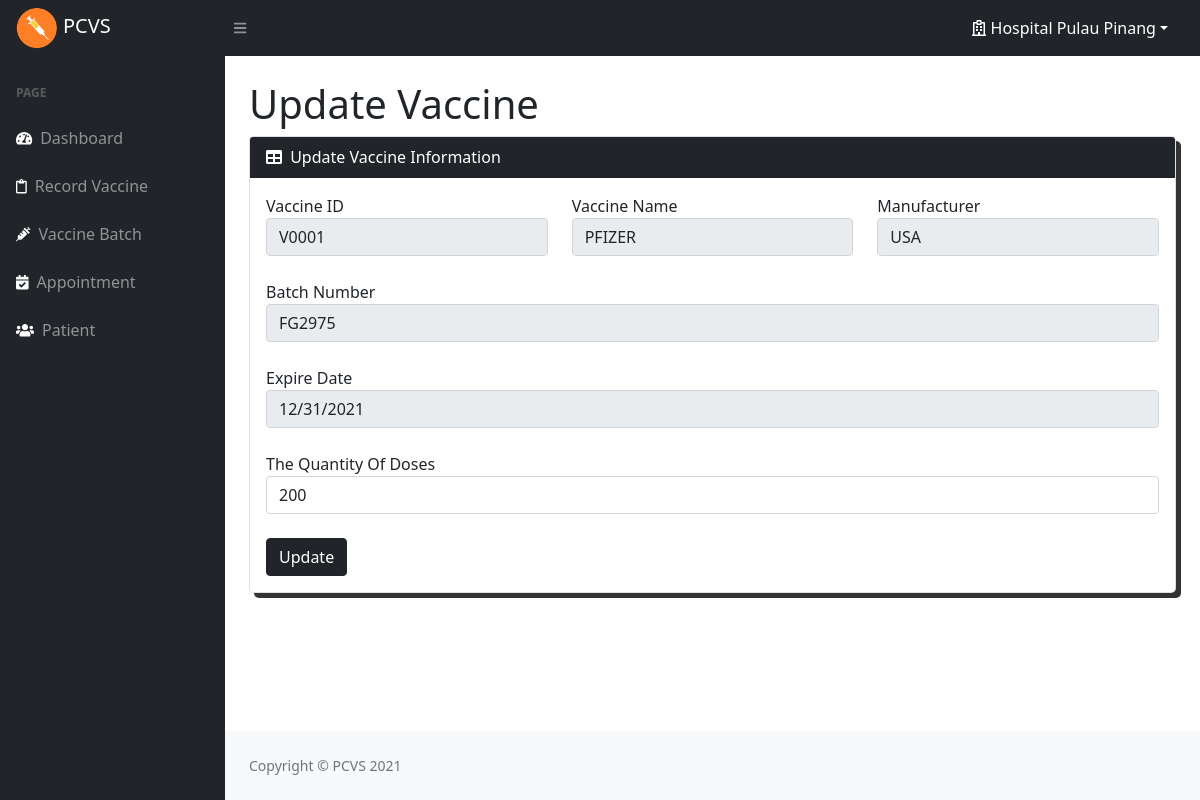
Page /admin/updatevaccine.php?ID=1 (signed in) on the committed database.
### tables this page shows
CREATE TABLE `healcareadmin` (
  `adminID` int(11) NOT NULL,
  `centerID` int(11) NOT NULL,
  `center` varchar(100) NOT NULL,
  `address` varchar(100) NOT NULL,
  `username` varchar(20) NOT NULL,
  `password` varchar(20) NOT NULL,
  `fullname` varchar(20) NOT NULL,
  `email` varchar(50) NOT NULL,
  `staffID` varchar(20) NOT NULL
);

CREATE TABLE `vaccine` (
  `ID` int(11) NOT NULL,
  `vaccineID` varchar(30) NOT NULL,
  `vaccineName` varchar(30) NOT NULL,
  `manufacturer` varchar(30) NOT NULL,
  `batchNo` varchar(30) NOT NULL,
  `expireDate` date NOT NULL,
  `quantity` int(11) NOT NULL,
  `availableQuantity` int(11) NOT NULL,
  `penAppointment` int(11) NOT NULL,
  `admAppointment` int(11) NOT NULL,
  `centerID` int(11) NOT NULL
);

### admin/updatevaccine.php (the view, shortened to what this page needs)
<?php
include('dbconnect.php');
if(isset($_SESSION['username'])){
    $sql = "SELECT * FROM healcareadmin WHERE username='$_SESSION[username]'";
    $query = mysqli_query($con,$sql);
    $row=mysqli_fetch_array($query);
}
?>
<!DOCTYPE html>
<html lang="en">
    <head>
        <link href="css/bootstrap.css" rel="stylesheet" />
        <link href="css/style.css" rel="stylesheet" />
        <link href="https://use.fontawesome.com/releases/v5.6.3/css/all.css" rel="stylesheet">
    </head>
    <body class="sb-nav-fixed">
        <nav class="sb-topnav navbar navbar-expand navbar-dark bg-dark">
            <a class="navbar-brand ps-3" href="dashboard.html"><img src="assets/img/logo2.png" alt="patient" style="width: 20%;">&nbsp;PCVS</a>
            <button class="btn btn-link btn-sm order-1 order-lg-0 me-4 me-lg-0" id="sidebarToggle" href="#!"><i class="fas fa-bars"></i></button>
            <ul class="navbar-nav ms-auto ms-md-0 me-3 me-lg-4">
                <li class="nav-item dropdown">
                    <a class="nav-link dropdown-toggle" id="navbarDropdown" href="#" role="button" data-bs-toggle="dropdown" aria-expanded="false" style="color: #fff;"><i class="far fa-hospital"></i>&nbsp;<?php echo ($row['center']);?></a>
                </li>
            </ul>
        </nav>
        <div id="layoutSidenav">
            <div id="layoutSidenav_nav">
                <nav class="sb-sidenav accordion sb-sidenav-dark" id="sidenavAccordion">
                    <div class="sb-sidenav-menu">
                        <div class="nav">
                            <div class="sb-sidenav-menu-heading">PAGE</div>
                            <a class="nav-link" href="dashboard.php">
                                <div class="sb-nav-link-icon"><i class="fas fa-tachometer-alt" style="color: #fff;"></i></div>
                                <span class="align-middle">Dashboard</span>
                            </a>
                            <a class="nav-link" href="recordVaccine.php">
                                <div class="sb-nav-link-icon"><i class="far fa-clipboard" style="color: #fff;"></i> </div>
                                <span class="align-middle">Record Vaccine</span>
                            </a>
                            <a class="nav-link" href="vaccineBatch.php">
                                <div class="sb-nav-link-icon"><i class="fa fa-syringe" style="color: #fff;"></i></div>
                                <span class="align-middle">Vaccine Batch</span>
                            </a>
                            <a class="nav-link" href="appointment.php">
                                <div class="sb-nav-link-icon"><i class="fas fa-calendar-check" style="color: #fff;"></i></div>
                                <span class="align-middle">Appointment</span>
                            </a>
                            <a class="nav-link" href="patientList.php">
                                <div class="sb-nav-link-icon"> <i class="fas fa-users" style="color: #fff;"></i></div>
                                <span class="align-middle">Patient</span>
                            </a>
                        </div>
                    </div>
                </nav>
            </div>
            <div id="layoutSidenav_content">
                <main>
                    <div class="container-fluid px-4">
                        <h1 class="mt-4">Update Vaccine</h1>
                        <div class="card mb-4">
                            <div class="card-header text-white bg-dark">
                                <i class="fas fa-table me-1"></i>
                                Update Vaccine Information
                            </div>
                            <div class="card-body">
                            <?php
                                $ID =$_GET['ID'];
                                $sql = "SELECT * FROM vaccine WHERE ID='$ID'";
                                $gotResults=mysqli_query($con, $sql);
                                if($gotResults){
                                    if(mysqli_num_rows($gotResults)>0){
                                        while($row = mysqli_fetch_array($gotResults)){
                                            ?>
                                                <form action="#" method="POST">
                                                    <div class="row">
                                                        <div class="col-md-4">
                                                            <div class="form-group">
                                                                <label>Vaccine ID</label>
                                                                <input type="text" class="form-control" name="vaccineID"  value="<?php echo $row['vaccineID'];?>"  readonly style="text-transform: uppercase;">
                                                            </div>
                                                        </div>
                                                        <div class="col-md-4">
                                                            <div class="form-group">
                                                                <label>Vaccine Name</label>
                                                                <input type="text" class="form-control" name="vaccineName" value="<?php echo $row['vaccineName'];?>"readonly style="text-transform: uppercase;">
                                                            </div>
                                                        </div>
                                                        <div class="col-md-4">
                                                            <div class="form-group">
                                                                <label>Manufacturer</label>
                                                                <input type="text" class="form-control"  name="manufacturer"   value="<?php echo $row['manufacturer'];?>" readonly style="text-transform: uppercase;">
                                                            </div>
                                                        </div>
                                                    </div>
                                                    <br>
                                                    <div class="form-group">
                                                        <label for="exampleInputEmail1">Batch Number</label>
                                                        <input type="text" class="form-control" id="batchNo" name="batchNo" value="<?php echo $row['batchNo'];?>" placeholder="Enter Batch No" readonly style="text-transform: uppercase;">
                                                    </div>
                                                    <br>
                                                    <div class="form-group">
                                                        <label for="exampleInputPassword1">Expire Date</label>
                                                        <input type="date" class="form-control" name="expireDate" id="date" value="<?php echo $row['expireDate'];?>" readonly>
                                                    </div>
                                                    <br>
                                                    <div class="form-group">
                                                        <label for="exampleInputPassword1">The Quantity Of Doses</label>
                                                        <input type="number" class="form-control" name="updatequantity" id="quantityDose" value="<?php echo $row['quantity'];?>"  required step=1  min=1>
                                                    </div>
                                                    <br>
                                                    <div class="loginbtn">
                                                        <button name="update" class="btn btn-dark">Update</button>
                                                    </div>
                                                </form>
                                            <?php
                                        }
                                    }
                                }
                            ?>
                            </div>
                        </div>
                    </div>
                </main>
                <footer class="py-4 bg-light mt-auto">
                    <div class="container-fluid px-4">
                        <div class="d-flex align-items-center justify-content-between small">
                            <div class="text-muted">Copyright &copy; PCVS 2021</div>
                        </div>
                    </div>
                </footer>
            </div>
        </div>
    </body>
</html>

### admin/css/style.css (style rules this page uses)
* { margin: 0; padding: 0; box-sizing: border-box; }
body { padding-bottom: 20px; }

### rows in the picture
healcareadmin: center "Hospital Pulau Pinang"
vaccine: vaccineID "V0001", vaccineName "Pfizer", manufacturer "USA", batchNo "FG2975", expireDate "12/31/2021", updatequantity "200"
